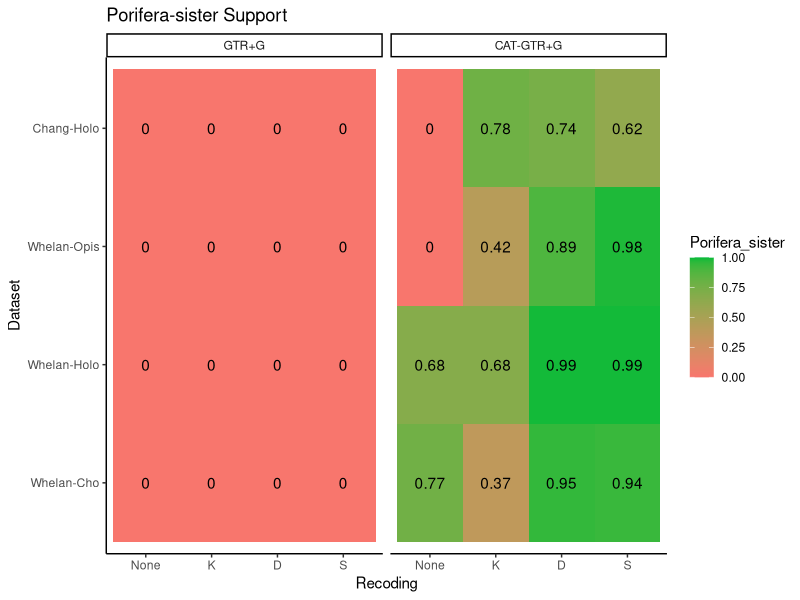
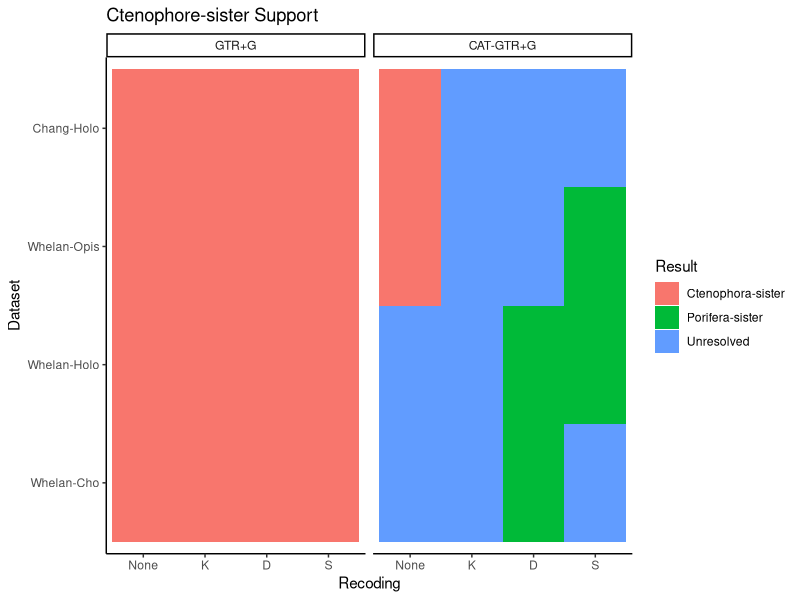

Write the R code that produced these figures, in order.
## ---- chunk 1
knitr::opts_chunk$set(
	echo = TRUE,
	message = FALSE,
	warning = FALSE,
	echo=FALSE,
	dpi=300
	)
## ---- chunk 2

library( tidyverse )
library( magrittr )
library( scales )

D = read.table( "tidy_table_3.tsv", header=TRUE, stringsAsFactors=FALSE  )

D$Model = factor( D$Model, c("GTR+G", "CAT-GTR+G" ) ) 

D$Dataset = sub( "D20", "", D$Dataset )
D$Dataset = sub( "Chang", "Chang-Holo", D$Dataset )
D$Dataset = sub( "Opistho", "Opis", D$Dataset )
D$Dataset = sub( "Choano", "Cho", D$Dataset )
D$Dataset = factor( D$Dataset, c( "Whelan-Cho", "Whelan-Holo", "Whelan-Opis", "Chang-Holo" ) )

D$Recoding[ D$Recoding == "KGB-6" ] = "K"
D$Recoding[ D$Recoding == "Dayhoff-6" ] = "D"
D$Recoding[ D$Recoding == "SR-6" ] = "S"
D$Recoding = factor( D$Recoding, c("None", "K", "D", "S" ) )

pp_thresh = 0.95
D$Result = "Unresolved"
D$Result[ D$Porifera_sister >= pp_thresh ] = "Porifera-sister" 
D$Result[ D$Ctenophora_sister >= pp_thresh ] = "Ctenophora-sister" 
D$Result = factor( D$Result ) 

D$Convergence = "bad"
D$Convergence[ D$Maxdiff <= 1 ] = "possible"
D$Convergence[ D$Maxdiff <= 0.3 ] = "acceptable"
D$Convergence[ D$Maxdiff <= 0.1 ] = "good"
D$Convergence = factor( D$Convergence, c( "good", "acceptable", "possible", "bad" ) )

cteno_color = "#F8766D"
poro_color = "#00BA38"

## ---- chunk 3
D %>%
ggplot( aes( Recoding, Dataset ) ) + 
	geom_tile(aes(fill = Porifera_sister)) + 
	facet_wrap(~ Model) +
	scale_fill_gradient(low = cteno_color, high = poro_color, limits=c(0, 1)) + 
	geom_text(aes(label = Porifera_sister)) +
	ggtitle("Porifera-sister Support") +
	theme_classic()
## ---- chunk 4

D %>%
ggplot( aes( Recoding, Dataset ) ) + 
	geom_tile( aes( fill = Result ) ) + 
	facet_wrap( ~ Model ) +
	ggtitle("Ctenophore-sister Support") +
	theme_classic()

